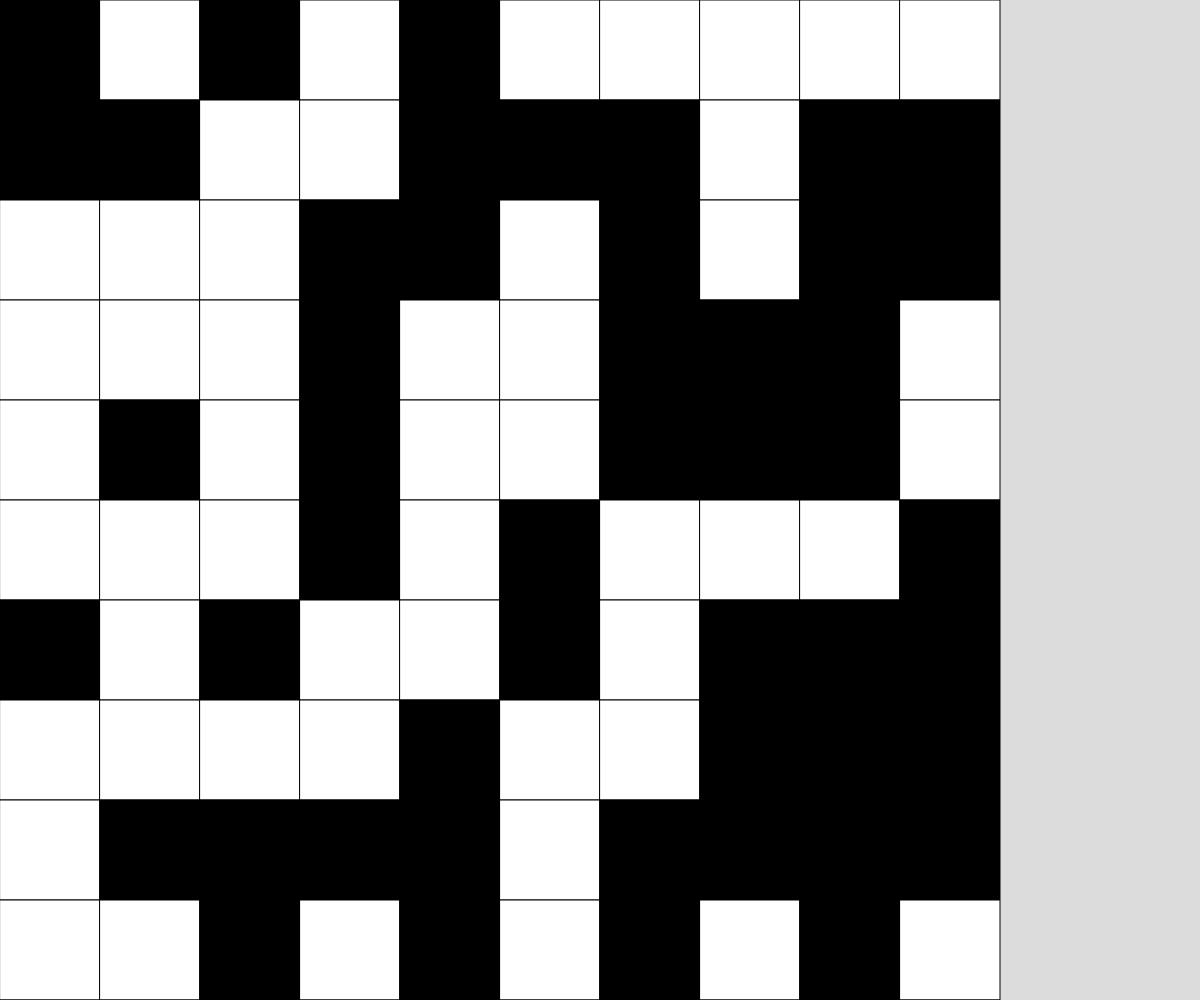
Frame 1 (no input)
Frame 60 (no input): identical to frame 1, image omitted
Frame 120 (the mouse pressed at the canvas centre since frame 60): identical to frame 1, image omitted

The p5.js sketch that drew this single still picture (run headless with seeded random() and noise() and a simulated clock; from frame 60 on, the mouse is pressed at the canvas centre):

// p5.js sketch
// ── sketch.js
// Project Title
// Your Name
// Date
//
// Extra for Experts:
// - describe what you did to take this project "above and beyond"

const CELL_SIZE = 100;
let grid;
let rows;
let columns;

function setup() {
  createCanvas(windowWidth, windowHeight);
  rows = Math.floor(width/CELL_SIZE);
  columns = Math.floor(height/CELL_SIZE);
  grid = generateRandomGrid(columns, rows);
}

function draw() {
  background(220);
  displayGrid();
}

function displayGrid(){
  for (let i = 0; i < rows; i++){
    for (let j = 0; j < columns; j++){
      if (grid[i][j] === 0){
        fill("white");
      }
      else if (grid[i][j] === 1){
        fill("black");
      }
      square(j * CELL_SIZE, i * CELL_SIZE, CELL_SIZE);
    }
  }
}

function mouseClicked(){
  let j = Math.floor(mouseX/CELL_SIZE);
  let i = Math.floor(mouseY/CELL_SIZE);

  toggleCell(j, i);
  toggleCell(j + 1, i);
  toggleCell(j - 1, i);
  toggleCell(j, i + 1);
  toggleCell(j, i - 1);
}

function toggleCell(j, i){
  if (j >= 0 && j < columns && i >= 0 && i < rows){
    if (grid[i][j] === 0){
      grid[i][j] = 1;
    }
    else if (grid[i][j] === 1){
      grid[i][j] = 0;
    }
  }
}

function keyPressed(){
  if (key === "r"){
    grid = generateRandomGrid(columns, rows);
  }
  if (key === "o"){
    grid = generateRandomGrid(columns, rows);
  }
  if (key === "e"){
    grid = generateEmptyGrid(columns, rows);
  }
}

function generateEmptyGrid(){
  let newGrid = [];
  for (let i = 0; i < rows; i++){
    newGrid.push([]);
    for (let j = 0; j< columns; j++){
      newGrid[i].push(0);
    }
  }
  return newGrid;
}


function generateRandomGrid(){
  let newGrid = [];
  for (let i = 0; i < rows; i++){
    newGrid.push([]);
    for (let j = 0; j< columns; j++){
      if (random(100) < 50){
        newGrid[i].push(0);
      } 
      else{
        newGrid[i].push(1);
      }
    }
  }
  return newGrid;
}
